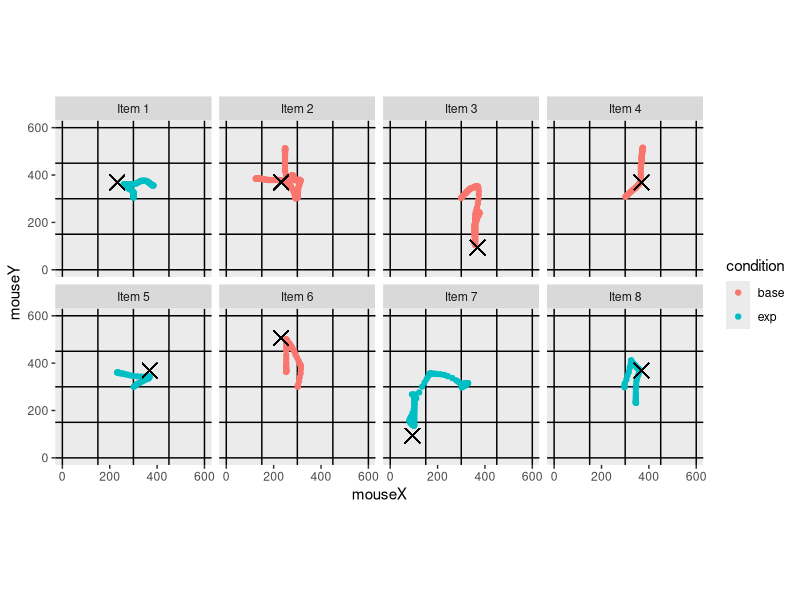

The R source for this figure:
## ---- chunk 1
setwd('~/Repos/psych254/replication_project/analysis/')
mouseD = read.csv('realMouseData.csv')
errorD = read.csv('realErrorData.csv')
messageD = read.csv('realMessageData.csv')
str(mouseD)
library(tidyr)
library(dplyr)
library(ggplot2)
## ---- chunk 2
d <- mouseD %>% 
  filter(critical == 1) %>% 
  group_by(objectSet) %>%
  mutate(begTargetX = first(targetX),
         begTargetY = first(targetY),
         begDistrX = first(as.numeric(levels(distractorX))[distractorX]),
         begDistrY = first(as.numeric(levels(distractorY))[distractorY]))
  
d$new_labels = as.factor(sapply(X = d$objectSet, 
                              FUN = function(v) {return(paste("Item", v))}))

g <- (ggplot(d, aes(x = mouseX, y = mouseY, color = condition)) +
      geom_vline(xintercept = c(0, 150,300,450, 600)) +
      geom_hline(yintercept = c(0, 150,300,450, 600)) +
      geom_point() +
      geom_point(aes(x = begTargetX, y = begTargetY, size = 10), 
                 shape = 4, color = "black", show_guide = FALSE) +
      geom_point(aes(x = begDistrX, y = begDistrY, size = 10),
                 shape = 4, color = "blue", show_guide = FALSE) + 
      theme(panel.grid.major = element_blank(), 
            panel.grid.minor = element_blank()) +
      xlim(0, 600) +
      ylim(0, 600) +
      theme(aspect.ratio = 1) +
      facet_wrap(~ new_labels, nrow = 2))
g
